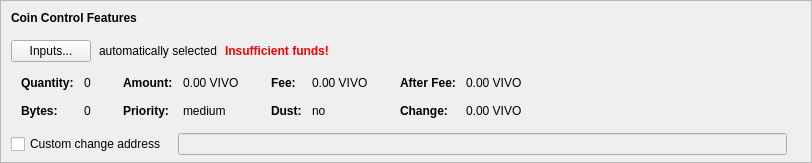
    <widget class="QFrame" name="frameCoinControl">
     <property name="sizePolicy">
      <sizepolicy hsizetype="Expanding" vsizetype="Expanding">
       <horstretch>0</horstretch>
       <verstretch>0</verstretch>
      </sizepolicy>
     </property>
     <property name="maximumSize">
      <size>
       <width>16777215</width>
       <height>16777215</height>
      </size>
     </property>
     <property name="frameShape">
      <enum>QFrame::StyledPanel</enum>
     </property>
     <property name="frameShadow">
      <enum>QFrame::Sunken</enum>
     </property>
     <layout class="QVBoxLayout" name="verticalLayoutCoinControl2">
      <property name="spacing">
       <number>0</number>
      </property>
      <property name="leftMargin">
       <number>0</number>
      </property>
      <property name="topMargin">
       <number>0</number>
      </property>
      <property name="rightMargin">
       <number>0</number>
      </property>
      <property name="bottomMargin">
       <number>6</number>
      </property>
      <item>
       <layout class="QVBoxLayout" name="verticalLayoutCoinControl" stretch="0,0,0,0,1">
        <property name="spacing">
         <number>0</number>
        </property>
        <property name="leftMargin">
         <number>10</number>
        </property>
        <property name="topMargin">
         <number>10</number>
        </property>
        <item>
         <layout class="QHBoxLayout" name="horizontalLayoutCoinControl1">
          <property name="bottomMargin">
           <number>15</number>
          </property>
          <item>
           <widget class="QLabel" name="labelCoinControlFeatures">
            <property name="sizePolicy">
             <sizepolicy hsizetype="Preferred" vsizetype="Maximum">
              <horstretch>0</horstretch>
              <verstretch>0</verstretch>
             </sizepolicy>
            </property>
            <property name="font">
             <font>
              <weight>75</weight>
              <bold>true</bold>
             </font>
            </property>
            <property name="styleSheet">
             <string notr="true">font-weight:bold;</string>
            </property>
            <property name="text">
             <string>Coin Control Features</string>
            </property>
           </widget>
          </item>
         </layout>
        </item>
        <item>
         <layout class="QHBoxLayout" name="horizontalLayoutCoinControl2" stretch="0,0,0,0">
          <property name="spacing">
           <number>8</number>
          </property>
          <property name="bottomMargin">
           <number>10</number>
          </property>
          <item>
           <widget class="QPushButton" name="pushButtonCoinControl">
            <property name="styleSheet">
             <string notr="true"/>
            </property>
            <property name="text">
             <string>Inputs...</string>
            </property>
            <property name="autoDefault">
             <bool>false</bool>
            </property>
           </widget>
          </item>
          <item>
           <widget class="QLabel" name="labelCoinControlAutomaticallySelected">
            <property name="text">
             <string>automatically selected</string>
            </property>
            <property name="margin">
             <number>5</number>
            </property>
           </widget>
          </item>
          <item>
           <widget class="QLabel" name="labelCoinControlInsuffFunds">
            <property name="font">
             <font>
              <weight>75</weight>
              <bold>true</bold>
             </font>
            </property>
            <property name="styleSheet">
             <string notr="true">color:red;font-weight:bold;</string>
            </property>
            <property name="text">
             <string>Insufficient funds!</string>
            </property>
            <property name="margin">
             <number>5</number>
            </property>
           </widget>
          </item>
          <item>
           <spacer name="horizontalSpacerCoinControl">
            <property name="orientation">
             <enum>Qt::Horizontal</enum>
            </property>
            <property name="sizeHint" stdset="0">
             <size>
              <width>40</width>
              <height>1</height>
             </size>
            </property>
           </spacer>
          </item>
         </layout>
        </item>
        <item>
         <widget class="QWidget" name="widgetCoinControl" native="true">
          <property name="sizePolicy">
           <sizepolicy hsizetype="Preferred" vsizetype="Preferred">
            <horstretch>0</horstretch>
            <verstretch>0</verstretch>
           </sizepolicy>
          </property>
          <property name="minimumSize">
           <size>
            <width>0</width>
            <height>0</height>
           </size>
          </property>
          <property name="styleSheet">
           <string notr="true"/>
          </property>
          <layout class="QHBoxLayout" name="horizontalLayoutCoinControl5">
           <property name="leftMargin">
            <number>0</number>
           </property>
           <property name="topMargin">
            <number>0</number>
           </property>
           <property name="rightMargin">
            <number>0</number>
           </property>
           <property name="bottomMargin">
            <number>0</number>
           </property>
           <item>
            <layout class="QHBoxLayout" name="horizontalLayoutCoinControl3" stretch="0,0,0,1">
             <property name="spacing">
              <number>20</number>
             </property>
             <property name="topMargin">
              <number>0</number>
             </property>
             <property name="bottomMargin">
              <number>10</number>
             </property>
             <item>
              <layout class="QFormLayout" name="formLayoutCoinControl1">
               <property name="horizontalSpacing">
                <number>10</number>
               </property>
               <property name="verticalSpacing">
                <number>14</number>
               </property>
               <property name="leftMargin">
                <number>10</number>
               </property>
               <property name="topMargin">
                <number>4</number>
               </property>
               <property name="rightMargin">
                <number>6</number>
               </property>
               <item row="0" column="0">
                <widget class="QLabel" name="labelCoinControlQuantityText">
                 <property name="font">
                  <font>
                   <weight>75</weight>
                   <bold>true</bold>
                  </font>
                 </property>
                 <property name="text">
                  <string>Quantity:</string>
                 </property>
                 <property name="margin">
                  <number>0</number>
                 </property>
                </widget>
               </item>
               <item row="0" column="1">
                <widget class="QLabel" name="labelCoinControlQuantity">
                 <property name="cursor">
                  <cursorShape>IBeamCursor</cursorShape>
                 </property>
                 <property name="contextMenuPolicy">
                  <enum>Qt::ActionsContextMenu</enum>
                 </property>
                 <property name="text">
                  <string notr="true">0</string>
                 </property>
                 <property name="margin">
                  <number>0</number>
                 </property>
                 <property name="textInteractionFlags">
                  <set>Qt::LinksAccessibleByMouse|Qt::TextSelectableByKeyboard|Qt::TextSelectableByMouse</set>
                 </property>
                </widget>
               </item>
               <item row="1" column="0">
                <widget class="QLabel" name="labelCoinControlBytesText">
                 <property name="font">
                  <font>
                   <weight>75</weight>
                   <bold>true</bold>
                  </font>
                 </property>
                 <property name="text">
                  <string>Bytes:</string>
                 </property>
                </widget>
               </item>
               <item row="1" column="1">
                <widget class="QLabel" name="labelCoinControlBytes">
                 <property name="cursor">
                  <cursorShape>IBeamCursor</cursorShape>
                 </property>
                 <property name="contextMenuPolicy">
                  <enum>Qt::ActionsContextMenu</enum>
                 </property>
                 <property name="text">
                  <string notr="true">0</string>
                 </property>
                 <property name="textInteractionFlags">
                  <set>Qt::LinksAccessibleByMouse|Qt::TextSelectableByKeyboard|Qt::TextSelectableByMouse</set>
                 </property>
                </widget>
               </item>
              </layout>
             </item>
             <item>
              <layout class="QFormLayout" name="formLayoutCoinControl2">
               <property name="horizontalSpacing">
                <number>10</number>
               </property>
               <property name="verticalSpacing">
                <number>14</number>
               </property>
               <property name="leftMargin">
                <number>6</number>
               </property>
               <property name="topMargin">
                <number>4</number>
               </property>
               <property name="rightMargin">
                <number>6</number>
               </property>
               <item row="0" column="0">
                <widget class="QLabel" name="labelCoinControlAmountText">
                 <property name="font">
                  <font>
                   <weight>75</weight>
                   <bold>true</bold>
                  </font>
                 </property>
                 <property name="text">
                  <string>Amount:</string>
                 </property>
                 <property name="margin">
                  <number>0</number>
                 </property>
                </widget>
               </item>
               <item row="0" column="1">
                <widget class="QLabel" name="labelCoinControlAmount">
                 <property name="cursor">
                  <cursorShape>IBeamCursor</cursorShape>
                 </property>
                 <property name="contextMenuPolicy">
                  <enum>Qt::ActionsContextMenu</enum>
                 </property>
                 <property name="text">
                  <string notr="true">0.00 VIVO</string>
                 </property>
                 <property name="textInteractionFlags">
                  <set>Qt::LinksAccessibleByMouse|Qt::TextSelectableByKeyboard|Qt::TextSelectableByMouse</set>
                 </property>
                </widget>
               </item>
               <item row="1" column="0">
                <widget class="QLabel" name="labelCoinControlPriorityText">
                 <property name="font">
                  <font>
                   <weight>75</weight>
                   <bold>true</bold>
                  </font>
                 </property>
                 <property name="text">
                  <string>Priority:</string>
                 </property>
                </widget>
               </item>
               <item row="1" column="1">
                <widget class="QLabel" name="labelCoinControlPriority">
                 <property name="cursor">
                  <cursorShape>IBeamCursor</cursorShape>
                 </property>
                 <property name="contextMenuPolicy">
                  <enum>Qt::ActionsContextMenu</enum>
                 </property>
                 <property name="text">
                  <string>medium</string>
                 </property>
                 <property name="textInteractionFlags">
                  <set>Qt::LinksAccessibleByMouse|Qt::TextSelectableByKeyboard|Qt::TextSelectableByMouse</set>
                 </property>
                </widget>
               </item>
              </layout>
             </item>
             <item>
              <layout class="QFormLayout" name="formLayoutCoinControl3">
               <property name="horizontalSpacing">
                <number>10</number>
               </property>
               <property name="verticalSpacing">
                <number>14</number>
               </property>
               <property name="leftMargin">
                <number>6</number>
               </property>
               <property name="topMargin">
                <number>4</number>
               </property>
               <property name="rightMargin">
                <number>6</number>
               </property>
               <item row="0" column="0">
                <widget class="QLabel" name="labelCoinControlFeeText">
                 <property name="font">
                  <font>
                   <weight>75</weight>
                   <bold>true</bold>
                  </font>
                 </property>
                 <property name="text">
                  <string>Fee:</string>
                 </property>
                 <property name="margin">
                  <number>0</number>
                 </property>
                </widget>
               </item>
               <item row="0" column="1">
                <widget class="QLabel" name="labelCoinControlFee">
                 <property name="cursor">
                  <cursorShape>IBeamCursor</cursorShape>
                 </property>
                 <property name="contextMenuPolicy">
                  <enum>Qt::ActionsContextMenu</enum>
                 </property>
                 <property name="text">
                  <string notr="true">0.00 VIVO</string>
                 </property>
                 <property name="textInteractionFlags">
                  <set>Qt::LinksAccessibleByMouse|Qt::TextSelectableByKeyboard|Qt::TextSelectableByMouse</set>
                 </property>
                </widget>
               </item>
               <item row="1" column="0">
                <widget class="QLabel" name="labelCoinControlLowOutputText">
                 <property name="font">
                  <font>
                   <weight>75</weight>
                   <bold>true</bold>
                  </font>
                 </property>
                 <property name="text">
                  <string>Dust:</string>
                 </property>
                </widget>
               </item>
               <item row="1" column="1">
                <widget class="QLabel" name="labelCoinControlLowOutput">
                 <property name="cursor">
                  <cursorShape>IBeamCursor</cursorShape>
                 </property>
                 <property name="contextMenuPolicy">
                  <enum>Qt::ActionsContextMenu</enum>
                 </property>
                 <property name="text">
                  <string>no</string>
                 </property>
                 <property name="textInteractionFlags">
                  <set>Qt::LinksAccessibleByMouse|Qt::TextSelectableByKeyboard|Qt::TextSelectableByMouse</set>
                 </property>
                </widget>
               </item>
              </layout>
             </item>
             <item>
              <layout class="QFormLayout" name="formLayoutCoinControl4">
               <property name="horizontalSpacing">
                <number>10</number>
               </property>
               <property name="verticalSpacing">
                <number>14</number>
               </property>
               <property name="leftMargin">
                <number>6</number>
               </property>
               <property name="topMargin">
                <number>4</number>
               </property>
               <property name="rightMargin">
                <number>6</number>
               </property>
               <item row="0" column="0">
                <widget class="QLabel" name="labelCoinControlAfterFeeText">
                 <property name="font">
                  <font>
                   <weight>75</weight>
                   <bold>true</bold>
                  </font>
                 </property>
                 <property name="text">
                  <string>After Fee:</string>
                 </property>
                 <property name="margin">
                  <number>0</number>
                 </property>
                </widget>
               </item>
               <item row="0" column="1">
                <widget class="QLabel" name="labelCoinControlAfterFee">
                 <property name="cursor">
                  <cursorShape>IBeamCursor</cursorShape>
                 </property>
                 <property name="contextMenuPolicy">
                  <enum>Qt::ActionsContextMenu</enum>
                 </property>
                 <property name="text">
                  <string notr="true">0.00 VIVO</string>
                 </property>
                 <property name="textInteractionFlags">
                  <set>Qt::LinksAccessibleByMouse|Qt::TextSelectableByKeyboard|Qt::TextSelectableByMouse</set>
                 </property>
                </widget>
               </item>
               <item row="1" column="0">
                <widget class="QLabel" name="labelCoinControlChangeText">
                 <property name="font">
                  <font>
                   <weight>75</weight>
                   <bold>true</bold>
                  </font>
                 </property>
                 <property name="text">
                  <string>Change:</string>
                 </property>
                </widget>
               </item>
               <item row="1" column="1">
                <widget class="QLabel" name="labelCoinControlChange">
                 <property name="cursor">
                  <cursorShape>IBeamCursor</cursorShape>
                 </property>
                 <property name="contextMenuPolicy">
                  <enum>Qt::ActionsContextMenu</enum>
                 </property>
                 <property name="text">
                  <string notr="true">0.00 VIVO</string>
                 </property>
                 <property name="textInteractionFlags">
                  <set>Qt::LinksAccessibleByMouse|Qt::TextSelectableByKeyboard|Qt::TextSelectableByMouse</set>
                 </property>
                </widget>
               </item>
              </layout>
             </item>
            </layout>
           </item>
          </layout>
         </widget>
        </item>
        <item>
         <layout class="QHBoxLayout" name="horizontalLayoutCoinControl4" stretch="0,0,0">
          <property name="spacing">
           <number>12</number>
          </property>
          <property name="sizeConstraint">
           <enum>QLayout::SetDefaultConstraint</enum>
          </property>
          <property name="topMargin">
           <number>5</number>
          </property>
          <property name="rightMargin">
           <number>5</number>
          </property>
          <item>
           <widget class="QCheckBox" name="checkBoxCoinControlChange">
            <property name="toolTip">
             <string>If this is activated, but the change address is empty or invalid, change will be sent to a newly generated address.</string>
            </property>
            <property name="text">
             <string>Custom change address</string>
            </property>
           </widget>
          </item>
          <item>
           <widget class="QValidatedLineEdit" name="lineEditCoinControlChange">
            <property name="enabled">
             <bool>false</bool>
            </property>
            <property name="sizePolicy">
             <sizepolicy hsizetype="Expanding" vsizetype="Fixed">
              <horstretch>0</horstretch>
              <verstretch>0</verstretch>
             </sizepolicy>
            </property>
           </widget>
          </item>
          <item>
           <widget class="QLabel" name="labelCoinControlChangeLabel">
            <property name="sizePolicy">
             <sizepolicy hsizetype="Preferred" vsizetype="Expanding">
              <horstretch>0</horstretch>
              <verstretch>0</verstretch>
             </sizepolicy>
            </property>
            <property name="minimumSize">
             <size>
              <width>0</width>
              <height>0</height>
             </size>
            </property>
            <property name="text">
             <string/>
            </property>
            <property name="margin">
             <number>3</number>
            </property>
           </widget>
          </item>
         </layout>
        </item>
        <item>
         <spacer name="verticalSpacerCoinControl">
          <property name="orientation">
           <enum>Qt::Vertical</enum>
          </property>
          <property name="sizeHint" stdset="0">
           <size>
            <width>800</width>
            <height>1</height>
           </size>
          </property>
         </spacer>
        </item>
       </layout>
      </item>
     </layout>
    </widget>
